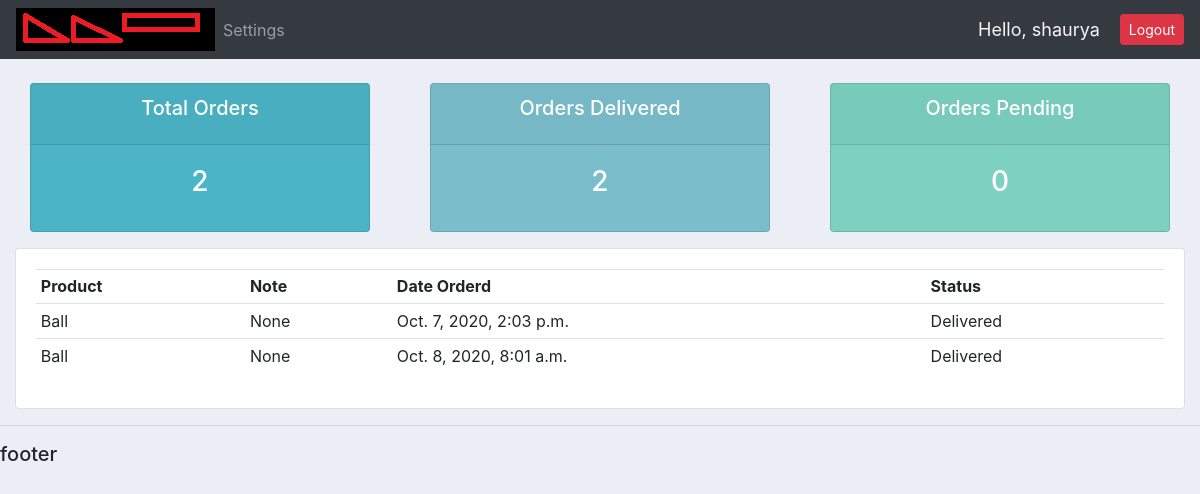
Screenshot of /user/ (signed in) with the database file from the repository.
### accounts/models.py (models this page shows)
class Order(models.Model):
    STATUS = (
        ('Pending', 'Pending'),
        ('Out for Delivery', 'Out for Delivery'),
        ('Delivered','Delivered'),
    )
    customer = models.ForeignKey(Customer, null = True, on_delete = models.SET_NULL)
    product = models.ForeignKey(Product, null = True, on_delete = models.SET_NULL)
    date_created = models.DateTimeField(auto_now_add = True, null= True)
    status = models.CharField(max_length=200, null=True, choices=STATUS)
    note = models.CharField(max_length=1000, null=True)
    def __str__(self):
        return self.product.name

class Product(models.Model):
    CATEGORY = (
        ('Indoor', 'Indoor'),
        ('Out Door', 'Out Door'),
    )
    name = models.CharField(max_length=200, null= True)
    price = models.FloatField(null= True)
    category = models.CharField(max_length=200, null= True, choices=CATEGORY)
    description = models.CharField(max_length=200, null= True, blank=True)
    date_created = models.DateTimeField(auto_now_add = True, null= True)
    tags = models.ManyToManyField(Tag)
    def __str__(self):
        return self.name

### accounts/decorators.py (the view)
        def wrapper_func(request, *args, **kwargs):
            group = None
            if request.user.groups.exists():
                group = request.user.groups.all()[0].name
            if group in allowed_roles:
                return view_func(request, *args, **kwargs)
            else:
                return HttpResponse('You are not authorised to view this page')

### accounts/views.py (called while the page is built)
@login_required(login_url='login')
@allowed_users(allowed_roles=['customer'])
def userPage(request):
    orders = request.user.customer.order_set.all()
    total_orders = orders.count()
    delivered = orders.filter(status='Delivered').count()
    pending = orders.filter(status='Pending').count()
    print('o',orders)
    context = {
        'orders':orders,
        'total_orders':total_orders,
        'delivered':delivered,
        'pending':pending
    }
    return render(request, 'accounts/user.html',context)

### accounts/templates/accounts/user.html
{% extends 'accounts/main.html' %}
{% block content %}
{% include 'accounts/status.html' %}
<div class="row">
	<div class="col-md">
		<div class="card card-body">
			<table class="table table-sm">
				<tr>
					<th>Product</th>
					<th>Note</th>
					<th>Date Orderd</th>
					<th>Status</th>
				</tr>
				{% for order in orders %}
				<tr>
					<td>{{order.product}}</td>
					<td>{{order.note}}</td>
					<td>{{order.date_created}}</td>
					<td>{{order.status}}</td>
				</tr>
				{% endfor %}
			</table>
		</div>
	</div>
</div>
{% endblock content %}

### accounts/templates/accounts/navbar.html (shortened to what this page needs)
{% load static %}
<nav class="navbar navbar-expand-lg navbar-dark bg-dark">
    <img src = "{% static 'images/logo.png' %}">
    <div class="collapse navbar-collapse" id="navbarNav">
      <ul class="navbar-nav">
        {% if request.user.is_staff %}
        <li class="nav-item active">
          <a class="nav-link" href="/">Dashboard</a>
        </li>
        <li class="nav-item">
          <a class="nav-link" href="#">Products</a>
        </li>
        {% else %}
          <li class="nav-item">
            <a class="nav-link" href="{% url 'account' %}">Settings</a>
          </li>
        {% endif %}
      </ul>
    </div>
    <span class = 'hello-msg'>Hello, {{request.user}}</span>
    <span><a class="btn btn-sm btn-danger" href="{% url 'logout' %}">Logout</a></span>
  </nav>

### static/css/main.css (style rules this page uses)
body { background-color: #ebeff5; }

### accounts/templates/accounts/navbar.html (style rules this page uses)
.hello-msg { font-size:18px; color: whitesmoke; margin-right: 20px; }

### rows the page displays
Order: product "Ball", note "None", date_created "Oct. 7, 2020, 2:03 p.m.", status "Delivered"
Order: product "Ball", note "None", date_created "Oct. 8, 2020, 8:01 a.m.", status "Delivered"

### other values shown
{{ request.user }} "shaurya"
{{ total_orders }} "2"
{{ delivered }} "2"
{{ pending }} "0"
